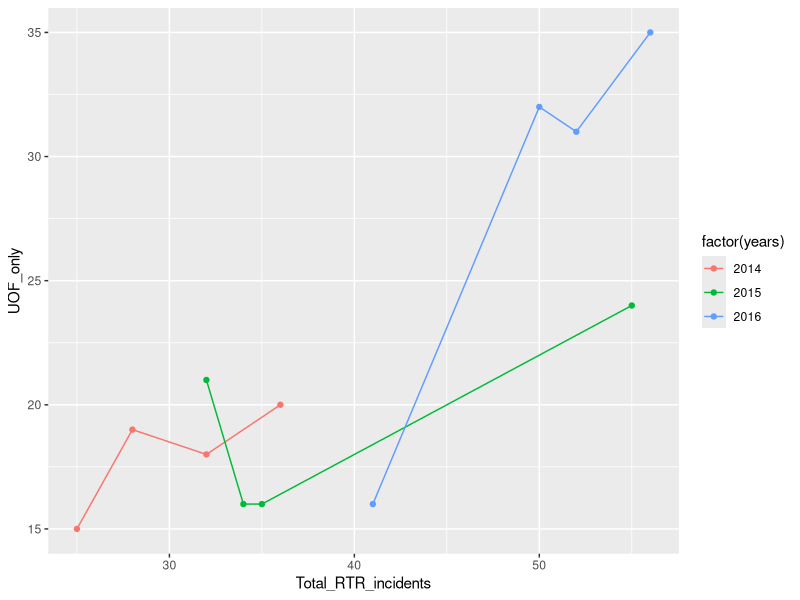
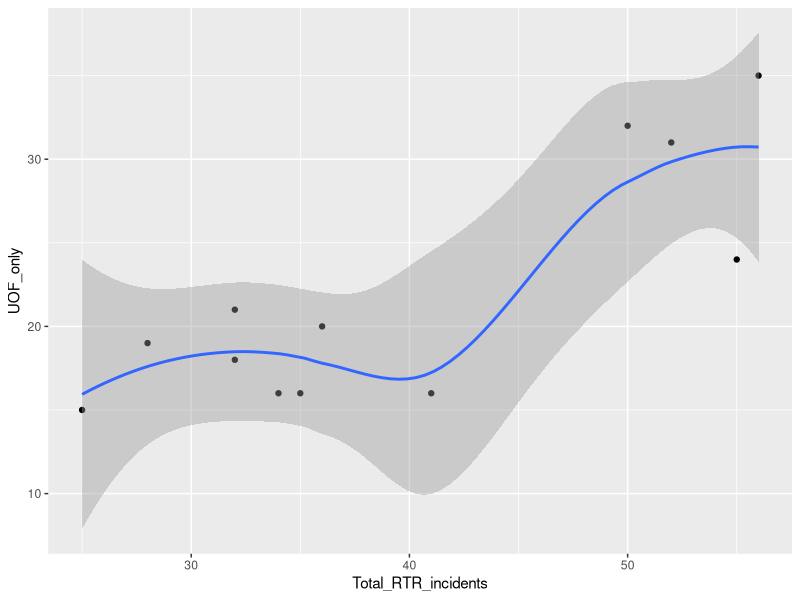
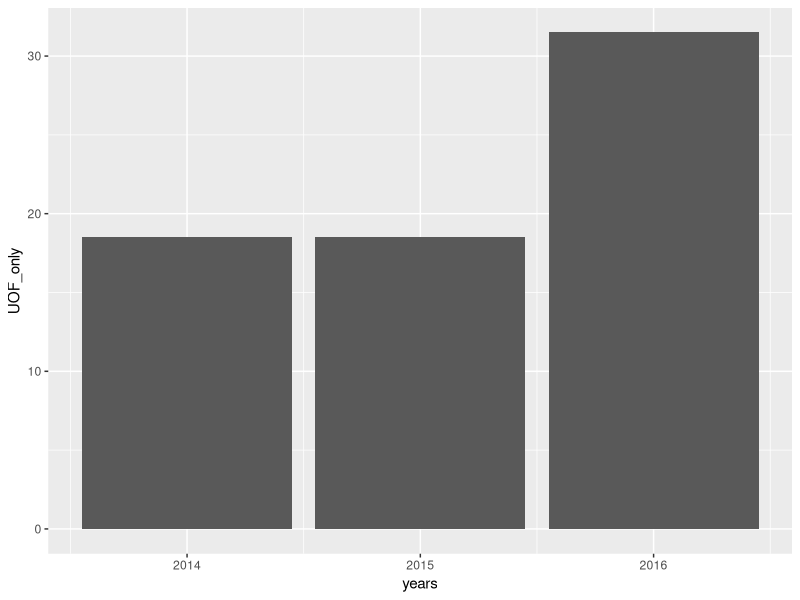

Source code (R) for these figures, in order:
# Continuing to work with the RTR data
library(readr)
df <- read_csv("dfCrime.csv")

# notice we loaded in the version of the data with the years column
# Let's get the colummn names and summary data
names(df)
summary(df)

library(ggplot2)
library(ggthemes)

p1 <- ggplot(df, aes(Total_RTR_incidents, UOF_only, color = factor(years)))
p1 + geom_point() + geom_line()

p2 <- ggplot(df, aes(Total_RTR_incidents,UOF_only))
p2 + geom_point() + stat_smooth() 

p3 <- ggplot(df, aes(years,UOF_only)) + stat_summary(fun.y = median, geom = "bar")
p3
